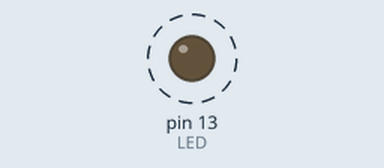
The sketch below on a simulated Arduino Uno, built with avr-gcc and run on an emulated ATmega328P. Shown: output pins drawn as LEDs (lit = HIGH). Dashed ring = blinking. What the sketch prints to the serial monitor is not drawn.

Above: at 0.1 s.
Timing chart, 0 to 3.0 s (numbered marks = the images above):
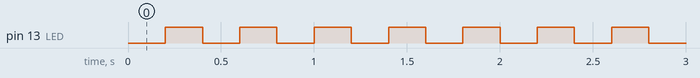

The sketch:

time01.ino
```cpp
// time01  /JDN
const unsigned long sampleInterval = 200;  // 200 msec == 5 Hz
unsigned long  tNow;

void setup() {
    Serial.begin(115200);
  pinMode(13, OUTPUT);
  tNow = sampleInterval;
}

void runMyCode()
{
  digitalWrite(13, !digitalRead(13) ); // togle LED
  // LED is on for 200msec and off for 200msec
}

void loop() {

  if (tNow <= millis() ) {
    Serial.println(millis());  // normally dont print hre - taske time
    tNow += sampleInterval;
    runMyCode();
  }
}
```

Measured:
- by itself, pin 13 (LED): alternates HIGH for 0.20 s and LOW for 0.20 s
